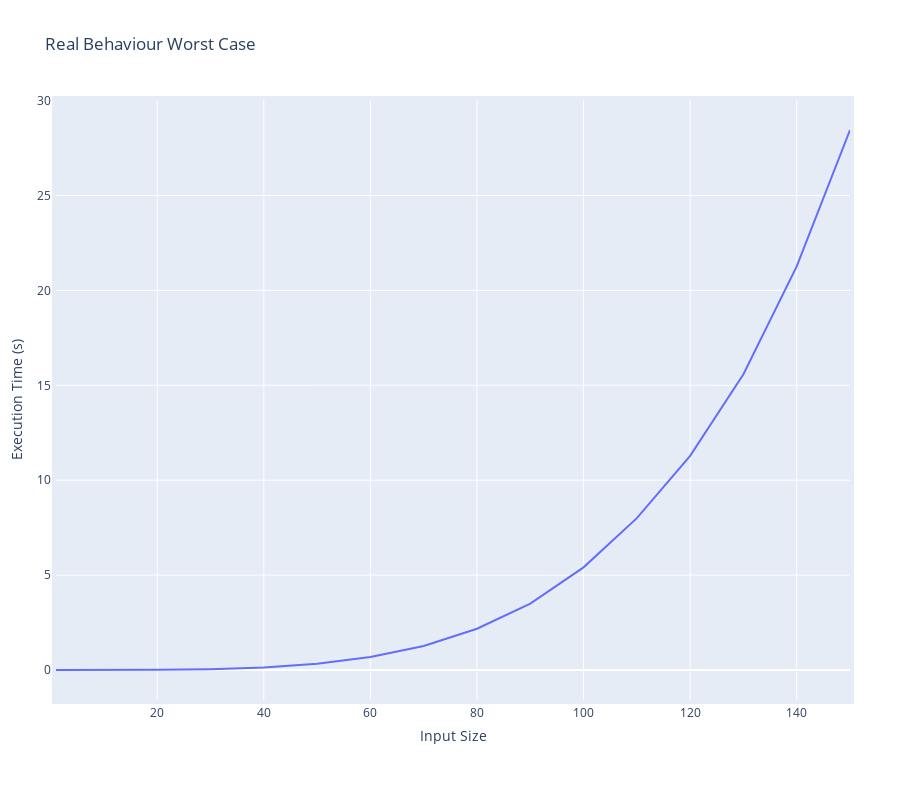

Notebook code for this chart:
### Code cell
fig = go.Figure()

fig.add_trace(go.Scatter(x=input_sizes_list, y=execution_worst_case,
                    mode='lines',
                    name='Real Behaviour Worst Case'))

fig.update_layout(title='Real Behaviour Worst Case',
                        xaxis_title='Input Size',
                        yaxis_title='Execution Time (s)')
# change figure size
fig.update_layout(
    autosize=False,
    width=900,
    height=800,
    margin=dict(
        l=50,
        r=50,
        b=100,
        t=100,
        pad=4
    ),
    paper_bgcolor="White",
)

fig.show()

### Figure 1 — Plotly figure (JSON) as saved in the notebook; plotly's stock layout.template omitted (floating-point values rounded to 4 significant figures)
{"data": [{"mode": "lines", "name": "Real Behaviour Worst Case", "type": "scatter", "x": [1, 5, 10, 20, 30, 40, 50, 60, 70, 80, 90, 100, 110, 120, 130, 140, 150], "y": [1.7e-06, 5.99e-05, 0.0005742, 0.008636, 0.0453, 0.1354, 0.3347, 0.6897, 1.269, 2.175, 3.498, 5.409, 8.0, 11.28, 15.58, 21.27, 28.45]}], "layout": {"autosize": false, "height": 800, "margin": {"b": 100, "l": 50, "pad": 4, "r": 50, "t": 100}, "paper_bgcolor": "White", "title": {"text": "Real Behaviour Worst Case"}, "width": 900, "xaxis": {"title": {"text": "Input Size"}}, "yaxis": {"title": {"text": "Execution Time (s)"}}}}
